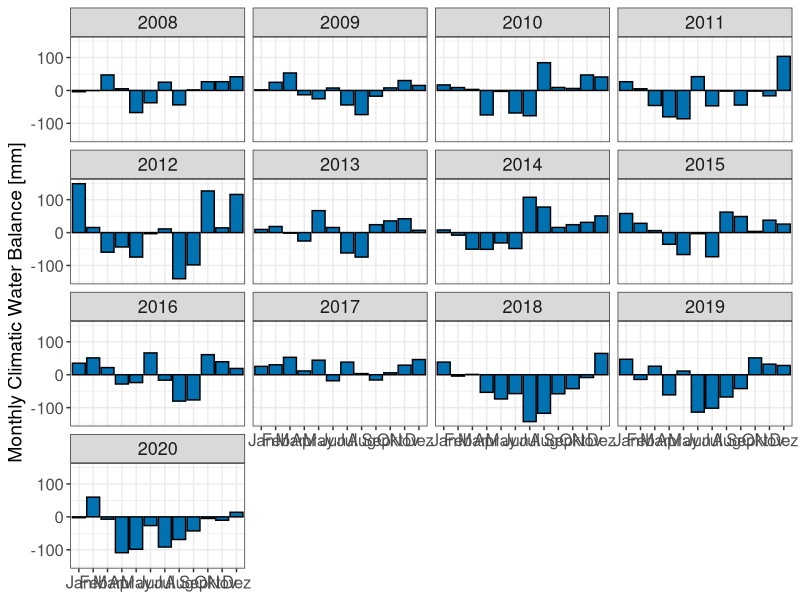

Here is the R script that generated this plot:
library(tidyverse)
library(readxl)

df08 <- read_excel("days_2008_calc korrig.xls", skip = 34)
df09 <- read_excel("days_2009_calc korrig.xls", skip = 34)
df10 <- read_excel("days_2010_calc korrig.xls", skip = 34)
df11 <- read_excel("days_2011_calc korrig.xls", skip = 41)
df12 <- read_excel("days_2012_calc korrig.xls", skip = 41)
df13 <- read_excel("days_2013_calc korrig.xlsx", skip = 41)
df14 <- read_excel("days_2014_calc korrig.xlsx", skip = 41)
df15 <- read_excel("days_2015_calc korrig.xlsx", skip = 41)
df16 <- read_excel("days_2016_calc korrig.xlsx", skip = 41)
df17 <- read_excel("days_2017_calc korrig.xlsx", skip = 41)
df18 <- read_excel("days_2018_calc korrig.xlsx", skip = 41)
df19 <- read_excel("days_2019_calc korrig.xlsx", skip = 41)
df20 <- read_excel("days_2020_calc korrig.xlsx", skip = 41)

names(df08)[20] <- "wasserbilanz"
names(df09)[20] <- "wasserbilanz"
names(df10)[20] <- "wasserbilanz"
names(df11)[20] <- "wasserbilanz"
names(df12)[20] <- "wasserbilanz"
names(df13)[20] <- "wasserbilanz"
names(df14)[20] <- "wasserbilanz"
names(df15)[20] <- "wasserbilanz"
names(df16)[20] <- "wasserbilanz"
names(df17)[20] <- "wasserbilanz"
names(df18)[20] <- "wasserbilanz"
names(df19)[20] <- "wasserbilanz"
names(df20)[20] <- "wasserbilanz"

df08[2:19] <- NULL
df08[3:22] <- NULL
df09[2:19] <- NULL
df09[3:22] <- NULL
df10[2:19] <- NULL
df10[3:22] <- NULL
df11[2:19] <- NULL
df11[3:22] <- NULL
df12[2:19] <- NULL
df12[3:22] <- NULL
df13[2:19] <- NULL
df13[3:22] <- NULL
df14[2:19] <- NULL
df14[3:22] <- NULL
df15[2:19] <- NULL
df15[3:22] <- NULL
df16[2:19] <- NULL
df16[3:22] <- NULL
df17[2:19] <- NULL
df17[3:22] <- NULL
df18[2:19] <- NULL
df18[3:23] <- NULL
df19[2:19] <- NULL
df19[3:23] <- NULL
df20[2:19] <- NULL
df20[3:23] <- NULL

#values between 08-11.02.2013 are missing and wont get removed with na.omit
#removing them here
df13 <- df13[-c(39, 40, 41, 42), ]

df08 <- separate(df08, date, sep = "-", into =c("Year", "Month", "Day"))
df09 <- separate(df09, date, sep = "-", into =c("Year", "Month", "Day"))
df10 <- separate(df10, date, sep = "-", into =c("Year", "Month", "Day"))
df11 <- separate(df11, date, sep = "-", into =c("Year", "Month", "Day"))
df12 <- separate(df12, date, sep = "-", into =c("Year", "Month", "Day"))
df13 <- separate(df13, date, sep = "-", into =c("Year", "Month", "Day"))
df14 <- separate(df14, date, sep = "-", into =c("Year", "Month", "Day"))
df15 <- separate(df15, date, sep = "-", into =c("Year", "Month", "Day"))
df16 <- separate(df16, date, sep = "-", into =c("Year", "Month", "Day"))
df17 <- separate(df17, date, sep = "-", into =c("Year", "Month", "Day"))
df18 <- separate(df18, date, sep = "-", into =c("Year", "Month", "Day"))
df19 <- separate(df19, date, sep = "-", into =c("Year", "Month", "Day"))
df20 <- separate(df20, date, sep = "-", into =c("Year", "Month", "Day"))

df08$wasserbilanz <- as.numeric(df08$wasserbilanz)
df09$wasserbilanz <- as.numeric(df09$wasserbilanz)
df10$wasserbilanz <- as.numeric(df10$wasserbilanz)
df11$wasserbilanz <- as.numeric(df11$wasserbilanz)
df12$wasserbilanz <- as.numeric(df12$wasserbilanz)
df13$wasserbilanz <- as.numeric(df13$wasserbilanz)
df14$wasserbilanz <- as.numeric(df14$wasserbilanz)
df15$wasserbilanz <- as.numeric(df15$wasserbilanz)
df16$wasserbilanz <- as.numeric(df16$wasserbilanz)
df17$wasserbilanz <- as.numeric(df17$wasserbilanz)
df18$wasserbilanz <- as.numeric(df18$wasserbilanz)
df19$wasserbilanz <- as.numeric(df19$wasserbilanz)
df20$wasserbilanz <- as.numeric(df20$wasserbilanz)

df <- bind_rows(df08, df09, df10, df11, df12,df12, df13, df14, df15, df16, df17, df18, df19, df20)
df <- na.omit(df)

df <- df %>% group_by(Year, Month) %>% summarise(sum_wasserbilanz = sum(wasserbilanz))

ggplot(df, aes(x = Month, y = sum_wasserbilanz)) +
  geom_col(fill = "#0072B2", color = "black") +
  scale_fill_manual(values = c("#0072B2")) +
  labs(x = "Months", y = bquote("Monthly Climatic Water Balance [mm]")) + 
  facet_wrap(vars(Year)) +
  scale_x_discrete(labels = c("Jan", "Feb", "Mar", "Apr", "May", 
                              "Jun", "Jul", "Aug", "Sep", "Okt", "Nov", "Dez")) +
  theme_bw() +
  theme(axis.text = element_text(size = 12), 
        axis.title.y = element_text(size = 14),
        axis.title.x = element_blank(), 
        plot.title = element_text(size = 15), 
        strip.text.y = element_text(size = 13), 
        strip.text.x = element_text(size = 13))









